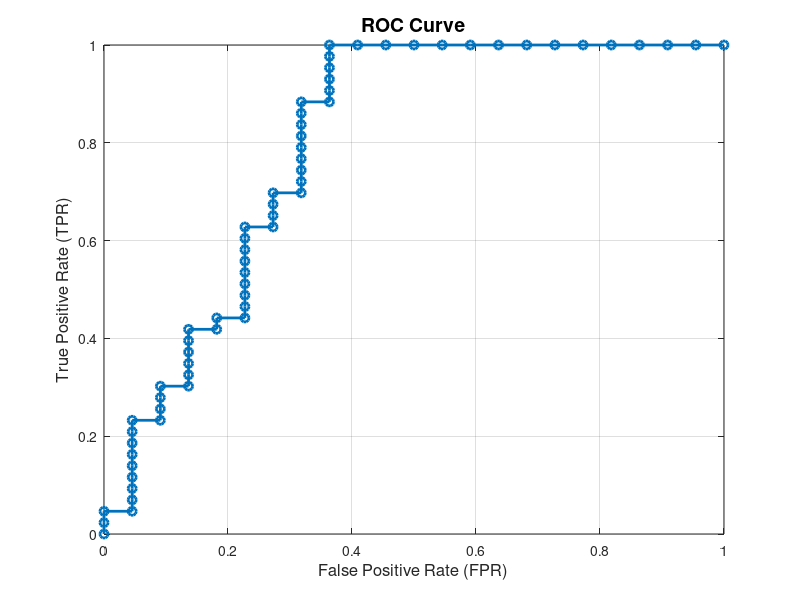

Recreate this plot in MATLAB.
clear
clc

S = load("roc_data_new.mat") ;
[x,y] = deal(S.x , S.y) ;

% 對 x 向量進行排序，並獲得排序的索引
[x_sorted, idx] = sort(x);

% 使用排序索引對 y 進行相同的重排
y_sorted = y(idx);

% 計算總的正例和負例數量
total_positives = sum(y_sorted);
total_negatives = length(y_sorted) - total_positives;

% 初始化計數器
TP = total_positives; % 真陽性
TN = 0; % 真陰性
FP = total_negatives; % 假陽性
FN = 0; %假陰性

% 初始化 TPR 和 FPR 的歷史記錄
FPR_history = [];
TPR_history = [];

FPR_history(end+1) = 1;
TPR_history(end+1) = 1;

% 使用 for 迴圈遍歷 y_sorted
for i = 1:length(y_sorted)
    if y_sorted(i) == 1
        TP = TP - 1;
        FN = FN + 1;
    else
        TN = TN + 1;
        FP = FP - 1;
    end
    
    % 計算 TPR 和 FPR
    TPR = TP / (TP + FN);
    FPR = FP / (FP + TN);
    
    % 記錄當前的 FPR 和 TPR
    FPR_history(end+1) = FPR;
    TPR_history(end+1) = TPR;
end

% 繪製 ROC 曲線
figure;
plot(FPR_history, TPR_history, '-o', 'LineWidth', 2, 'MarkerSize', 6);
xlabel('False Positive Rate (FPR)', 'FontSize', 12);
ylabel('True Positive Rate (TPR)', 'FontSize', 12);
title('ROC Curve', 'FontSize', 14);

% 顯示網格
grid on;